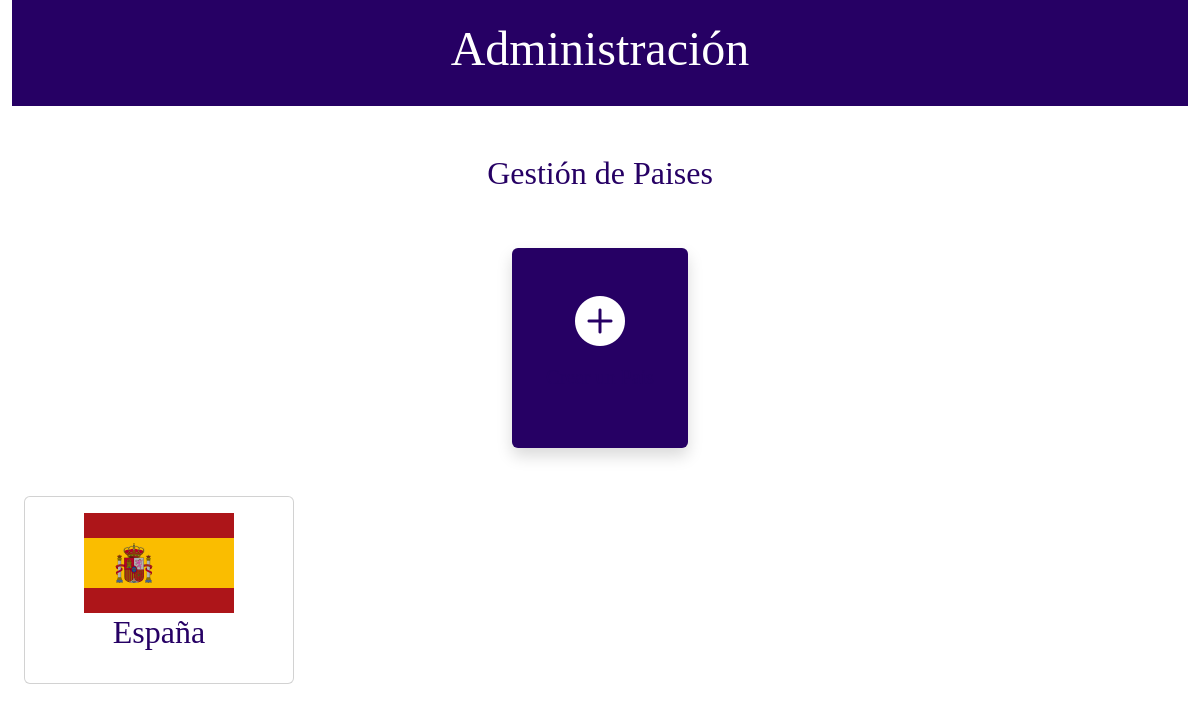
Page /inicio/admin/pais (signed in) on the earlier database version.
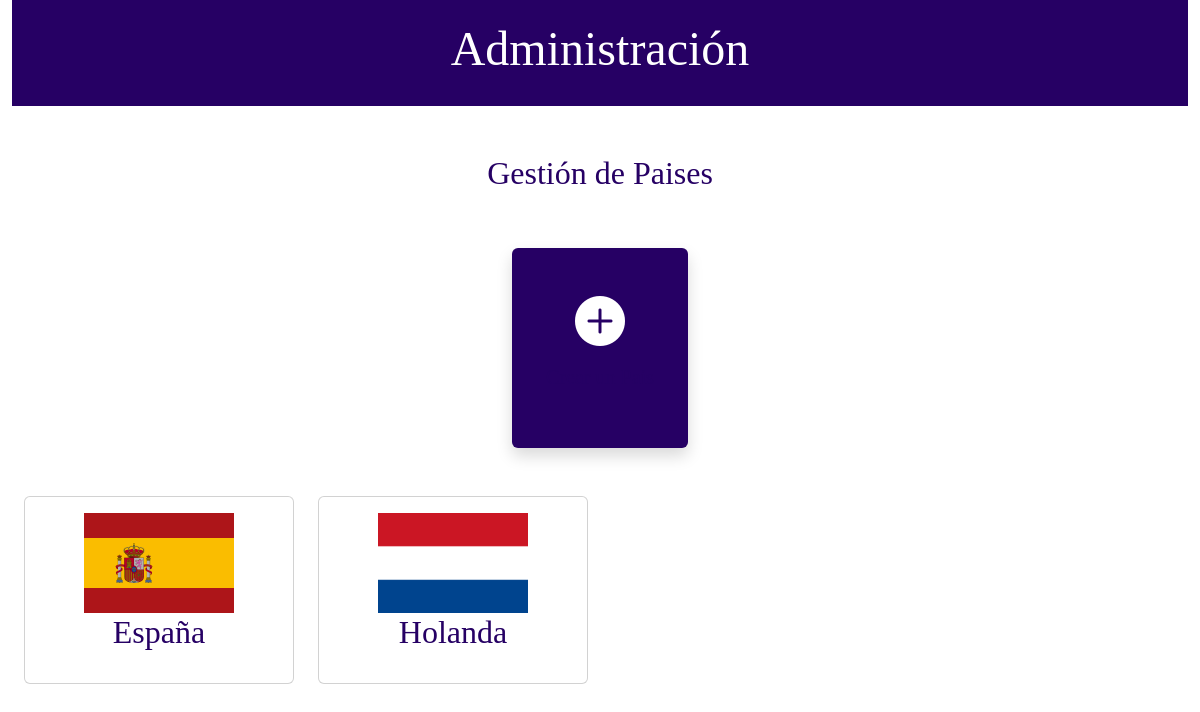
Same page on the later database version.
### mundialitopx/models.py (models this page shows, shortened)
class Pais(models.Model):
    nombre = models.CharField(max_length=100)
    bandera = models.ImageField(upload_to='media/banderas/', null=True, blank=True)
    class Meta:
        verbose_name_plural = 'Paises'

### mundialitopx/views.py (the view)
# urls.py: path('inicio/admin/pais', staff_member_required(ListPaises.as_view()), name='pais'),
class ListPaises(ListView):
    model = Pais
    template_name = "mundialitopx/admin/pais.html"
    context_object_name = "paises"

### mundialitopx/templates/mundialitopx/admin/pais.html
{% extends 'mundialitopx/base.html' %}
{% block content %}
	<div class="row pt-5">
		<h2>Gestión de Paises</h2>
	</div>
	<div class="row pt-5 justify-content-center grid gap-5">
		<div class=" card-menu col-2">
			<a href="{% url 'crear_pais' %}">
				<div class="cardp mcard card shadow w-100 h-100">
					<div class="row pt-5">
						<div class="col">
							<i class=" plus bi bi-plus-circle-fill"></i>
						</div>
					</div>
					<div class="row text-center">
						<div class="col pt-3">
							<p>Crear un Pais</p>
						</div>
					</div>
				</div>
			</a>
		</div>
        <div class="row">
            {% for pais in paises %}
        <div class="col-3">
            <a href="{% url 'detalle_pais' pais.id %}">
            <div class="card cardp text-center">
                <div class="card-body">
                    <div class="card-title">
                        <div class="row">
                            <div class="col-12"><img height="100px"  src="{{ pais.bandera.url}}" alt=""></div>
                            <div class="col-12"><h2>{{ pais.nombre }}</h2></div>
                        </div>
                    </div>
                </div>
            </div>
            </a>
        </div>
{% endfor %}
        </div>
	</div>
{% endblock %}

Differences in the rows shown:
added Pais: bandera (picture), nombre "Holanda"
